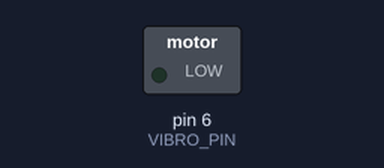
Recording of a sketch running on a simulated Arduino Uno, built with avr-gcc and run on an emulated ATmega328P. Shown: switched loads named in the sketch (green lamp = pin HIGH).

Above: at 0.5 s.
At 15.4 s:
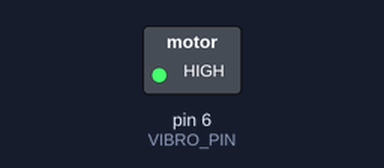
Timing chart, 0 to 16.2 s (numbered marks = the images above):
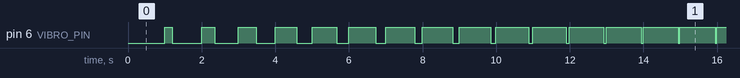

The sketch:

L2_Vibromotors.ino
```cpp
#define VIBRO_PIN 6
#define POT_PIN A1

void setup() {
  // put your setup code here, to run once:
  pinMode(VIBRO_PIN, OUTPUT);
  pinMode(POT_PIN, INPUT);
}

float idleTime = 1.0;

void loop() {
  // put your main code here, to run repeatedly:
  // Part 2 code:
//  const int pot_in = analogRead(POT_PIN);
//  const int vibro_out = map(pot_in, 0, 1024, 0, 255);
//  analogWrite(VIBRO_PIN, vibro_out);
//  delay(250);

  // Part 3 code:
  digitalWrite(VIBRO_PIN, HIGH);
  delay((1 - idleTime) * 1000);
  digitalWrite(VIBRO_PIN, LOW);
  delay(idleTime * 1000);

  idleTime /= 1.25;
}
```

Measured:
- by itself, pin 6 (VIBRO_PIN): LOW → HIGH at 1.0 s, → LOW 0.20 s later, → HIGH 0.80 s later, → LOW 0.36 s later, … (43 changes in this stretch)
- by itself, everything shown: repeats every 25.0 s, in 50 steps
